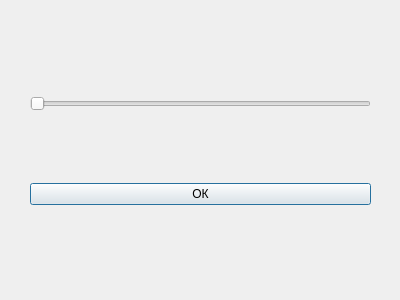
<?xml version="1.0" encoding="UTF-8"?>
<ui version="4.0">
 <class>Dialog</class>
 <widget class="QDialog" name="Dialog">
  <property name="geometry">
   <rect>
    <x>0</x>
    <y>0</y>
    <width>400</width>
    <height>300</height>
   </rect>
  </property>
  <property name="windowTitle">
   <string>Прозрачность</string>
  </property>
  <widget class="QWidget" name="verticalLayoutWidget">
   <property name="geometry">
    <rect>
     <x>0</x>
     <y>0</y>
     <width>401</width>
     <height>301</height>
    </rect>
   </property>
   <layout class="QVBoxLayout" name="verticalLayout">
    <property name="leftMargin">
     <number>30</number>
    </property>
    <property name="topMargin">
     <number>30</number>
    </property>
    <property name="rightMargin">
     <number>30</number>
    </property>
    <property name="bottomMargin">
     <number>30</number>
    </property>
    <item>
     <widget class="QSlider" name="slider">
      <property name="orientation">
       <enum>Qt::Horizontal</enum>
      </property>
     </widget>
    </item>
    <item>
     <layout class="QHBoxLayout" name="horizontalLayout">
      <item>
       <widget class="QPushButton" name="button_ok">
        <property name="text">
         <string>ОК</string>
        </property>
       </widget>
      </item>
     </layout>
    </item>
   </layout>
  </widget>
 </widget>
 <resources/>
 <connections/>
</ui>
